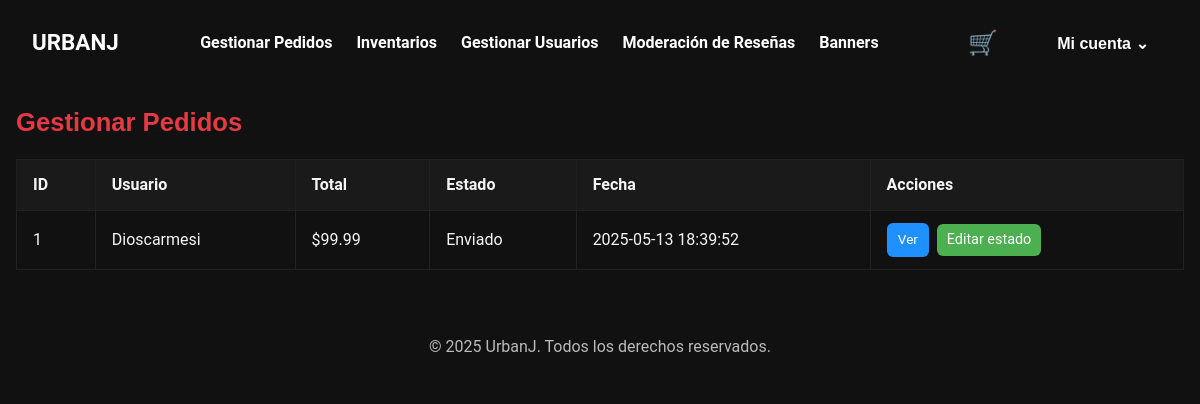
Screenshot of /Proyecto/gestionar_pedidos.php (signed in) with the database file from the repository.
### tables this page shows
CREATE TABLE `pedidos` (
  `id` int(11) NOT NULL,
  `usuario_id` int(11) NOT NULL,
  `total` decimal(10,2) NOT NULL,
  `estado` enum('Pendiente','Pagado','Enviado','Cancelado') DEFAULT 'Pendiente',
  `creado_at` datetime DEFAULT current_timestamp(),
  `actualizado_at` datetime DEFAULT current_timestamp() ON UPDATE current_timestamp(),
  `paqueteria` enum('FedEx','Estafeta','UPS') DEFAULT NULL,
  `guia_seguimiento` varchar(100) DEFAULT NULL
);

CREATE TABLE `usuarios` (
  `id` int(11) NOT NULL,
  `nombre` varchar(100) NOT NULL,
  `apellido_paterno` varchar(100) NOT NULL,
  `apellido_materno` varchar(100) NOT NULL,
  `usuario` varchar(50) NOT NULL,
  `pais` varchar(50) NOT NULL,
  `estado` varchar(50) NOT NULL,
  `ciudad` varchar(50) NOT NULL,
  `direccion1` varchar(255) NOT NULL,
  `direccion2` varchar(255) DEFAULT NULL,
  `codigo_postal` varchar(20) NOT NULL,
  `correo` varchar(100) NOT NULL,
  `password` varchar(255) NOT NULL,
  `fecha_nacimiento` date NOT NULL,
  `admin` tinyint(1) NOT NULL DEFAULT 0
);

### Proyecto/gestionar_pedidos.php (the view, shortened to what this page needs)
<?php
require_once __DIR__ . '/includes/conexion.php';
$stmt = $pdo->query("
    SELECT p.id, u.usuario, p.total, p.estado, p.creado_at
    FROM pedidos p
    JOIN usuarios u ON p.usuario_id = u.id
    ORDER BY p.creado_at DESC
");
$pedidos = $stmt->fetchAll(PDO::FETCH_ASSOC);
require_once __DIR__ . '/includes/header.php';
?>
<main class="container">
  <h2 class="section__title">Gestionar Pedidos</h2>
  <table class="productos-table">
    <thead>
      <tr>
        <th>ID</th>
        <th>Usuario</th>
        <th>Total</th>
        <th>Estado</th>
        <th>Fecha</th>
        <th>Acciones</th>
      </tr>
    </thead>
    <tbody>
      <?php foreach ($pedidos as $p): ?>
        <tr>
          <td><?= $p['id'] ?></td>
          <td><?= htmlspecialchars($p['usuario']) ?></td>
          <td>$<?= number_format($p['total'], 2) ?></td>
          <td><?= $p['estado'] ?></td>
          <td><?= $p['creado_at'] ?></td>
          <td>
            <a href="ver_pedido.php?id=<?= $p['id'] ?>" class="btn-action btn-view">Ver</a>
            <a href="editar_estado.php?id=<?= $p['id'] ?>" class="btn-action btn-edit">Editar estado</a>
          </td>
        </tr>
      <?php endforeach; ?>
    </tbody>
  </table>
</main>
<?php require_once __DIR__ . '/includes/footer.php'; ?>

### Proyecto/CSS/styles.css (style rules this page uses)
*, *::before, *::after { box-sizing: border-box; margin: 0; padding: 0; }
:root { --bg: #111; --section: #1a1a1a; --card: #222; --text: #f5f5f5; --muted: #bbb; --accent: #e63946; --font-heading: 'Oswald', sans-serif; --font-body: 'Roboto', sans-serif; --radius: 6px; --success: #4caf50; --danger: #e63946; --info: #1e90ff; }
body { background: var(--bg); color: var(--text); font-family: var(--font-body); line-height: 1.6; min-height: 100vh; padding-bottom: 2rem; }
a { color: var(--accent); text-decoration: none; }
.container { max-width: 1200px; margin: 0 auto; padding: 1rem; }
h1, h2, h3 { font-family: var(--font-heading); color: var(--accent); margin-bottom: 1rem; }
.btn-action { margin-right: 0.25rem; padding: 0.3rem 0.6rem; border: none; border-radius: var(--radius); color: white; font-size: 0.9rem; cursor: pointer; display: inline-block; visibility: visible; }
.btn-edit { background: var(--success); }
.btn-view { background-color: var(--info); color: white; padding: 0.4rem 0.7rem; border: none; border-radius: var(--radius); font-size: 0.85rem; cursor: pointer; display: inline-block; visibility: visible; }

### Proyecto/css/consultaPedidos.css (style rules this page uses)
.section__title { font-size: 1.6rem; color: var(--accent); margin-bottom: 1rem; }
.productos-table { width: 100%; border-collapse: collapse; margin-top: 1rem; }
.productos-table th, .productos-table td { border: 1px solid var(--card); padding: 0.75rem 1rem; text-align: left; color: var(--text); }
.productos-table th { background-color: var(--section); }

### rows the page displays
pedidos: id "1", usuario.usuario "Dioscarmesi", total "99.99", estado "Enviado", creado_at "2025-05-13 18:39:52"
